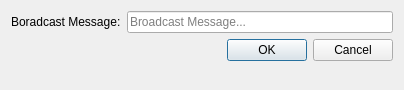
<?xml version="1.0" encoding="UTF-8"?>
<ui version="4.0">
 <class>BroadcastDialog</class>
 <widget class="QDialog" name="BroadcastDialog">
  <property name="geometry">
   <rect>
    <x>0</x>
    <y>0</y>
    <width>404</width>
    <height>90</height>
   </rect>
  </property>
  <property name="windowTitle">
   <string>Dialog</string>
  </property>
  <layout class="QFormLayout" name="formLayout">
   <item row="0" column="1">
    <widget class="QLineEdit" name="broadcastMessage">
     <property name="text">
      <string/>
     </property>
     <property name="placeholderText">
      <string>Broadcast Message...</string>
     </property>
    </widget>
   </item>
   <item row="0" column="0">
    <widget class="QLabel" name="broadcastMessageLabel">
     <property name="text">
      <string>Boradcast Message:</string>
     </property>
    </widget>
   </item>
   <item row="1" column="1">
    <widget class="QDialogButtonBox" name="buttonBox">
     <property name="orientation">
      <enum>Qt::Horizontal</enum>
     </property>
     <property name="standardButtons">
      <set>QDialogButtonBox::Cancel|QDialogButtonBox::Ok</set>
     </property>
     <property name="centerButtons">
      <bool>false</bool>
     </property>
    </widget>
   </item>
  </layout>
 </widget>
 <resources/>
 <connections>
  <connection>
   <sender>buttonBox</sender>
   <signal>accepted()</signal>
   <receiver>BroadcastDialog</receiver>
   <slot>accept()</slot>
   <hints>
    <hint type="sourcelabel">
     <x>248</x>
     <y>254</y>
    </hint>
    <hint type="destinationlabel">
     <x>157</x>
     <y>274</y>
    </hint>
   </hints>
  </connection>
  <connection>
   <sender>buttonBox</sender>
   <signal>rejected()</signal>
   <receiver>BroadcastDialog</receiver>
   <slot>reject()</slot>
   <hints>
    <hint type="sourcelabel">
     <x>316</x>
     <y>260</y>
    </hint>
    <hint type="destinationlabel">
     <x>286</x>
     <y>274</y>
    </hint>
   </hints>
  </connection>
 </connections>
</ui>
